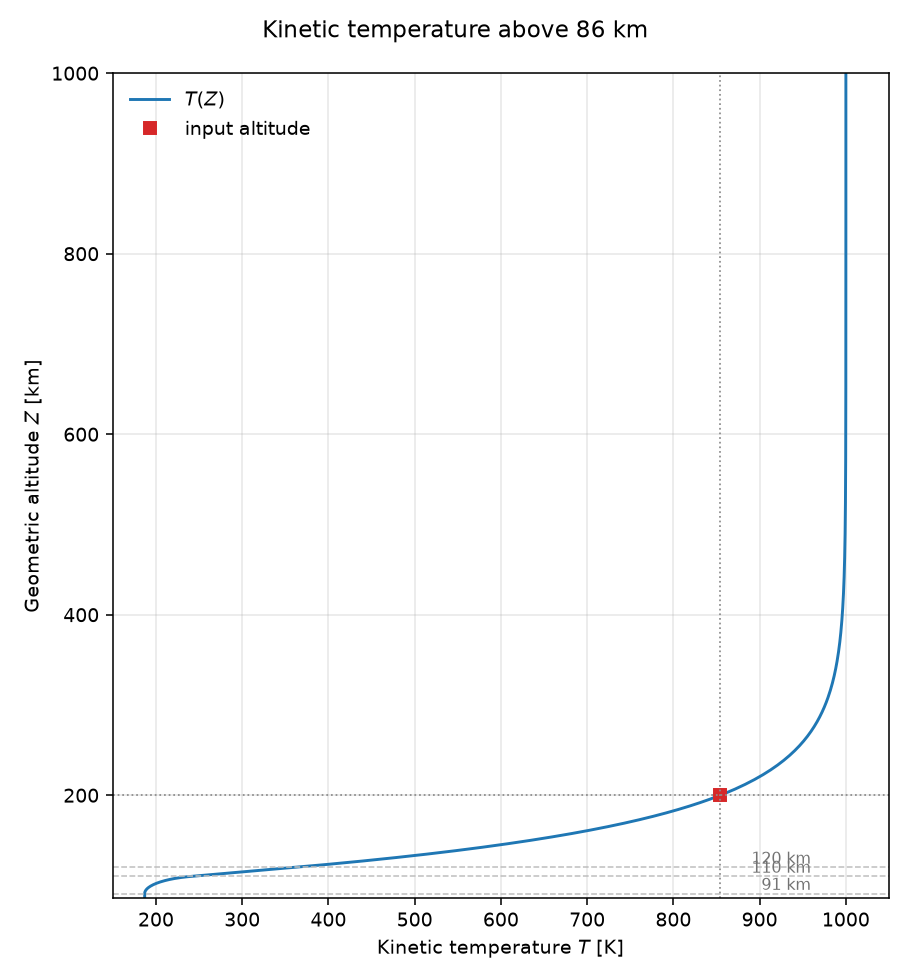

Source code (Python):
#!/usr/bin/env python3
"""1976 kinetic temperature above 86 km geometric.

Four-segment profile from formulas.md (Atmosphere): isothermal mesopause,
mesosphere ellipse, linear thermosphere ramp, and Bates exospheric layer.
Does not print pressure or density.
"""

from __future__ import annotations

import argparse
import math
import sys
import tempfile
from pathlib import Path

# 1976 U.S. Standard Atmosphere constants (formulas.md, Atmosphere).
R0 = 6.356766e6
Z_MIN = 86000.0
Z_MAX = 1000000.0

Z7 = 86000.0
Z8 = 91000.0
Z9 = 110000.0
Z10 = 120000.0

T7 = 186.8673
T9 = 240.0
T10 = 360.0
TINF = 1000.0

# Linear kinetic-temperature gradient on 110-120 km, K/m.
LK9 = 12.0 / 1000.0

# Ellipse constants; a stored in metres (formulas.md uses -19.9429 km).
TC = 263.1905
A_ELLIPSE = -76.3232
A_SEMI = -19.9429 * 1000.0

# Bates inverse length: LK9 / (TINF - T10) = 0.01875 / km = 1.875e-5 / m.
LAMBDA = LK9 / (TINF - T10)

PLOT_TITLE = "Kinetic temperature above 86 km"
N_CURVE = 600
CHECK_TOL = 1e-9

SKILL_DIR = Path(__file__).resolve().parent

ASSUMPTIONS = (
    "1976 U.S. Standard Atmosphere kinetic-temperature profile at geometric "
    "altitude Z from 86000 m through 1000000 m; four continuous segments with "
    "continuous first derivative; mesopause isothermal T7 = 186.8673 K from "
    "86 to 91 km (kinetic_temperature_linear with LKb = 0); "
    "mesosphere_ellipse_temperature from 91 to 110 km with Tc = 263.1905 K, "
    "A = -76.3232 K, a = -19942.9 m, Z8 = 91000 m; kinetic_temperature_linear "
    "from 110 to 120 km with Tb = 240 K and LKb = 0.012 K/m; "
    "exospheric_temperature from 120 to 1000 km with Tinf = 1000 K (mean solar "
    "activity), Tb = 360 K, reduced_geopotential xi, and lam = 1.875e-5 1/m; "
    "r0 = 6356766 m; pressure and density are omitted (they need species "
    "number densities above 86 km); not the NASA Glenn three-zone fit; "
    "not the hydrostatic molecular-scale layers below 86 km"
)

SEGMENT_MESOPAUSE = "mesopause"
SEGMENT_ELLIPSE = "mesosphere_ellipse"
SEGMENT_LINEAR = "thermosphere_linear"
SEGMENT_EXOSPHERE = "exosphere"


def print_kv(key: str, value: object) -> None:
    if isinstance(value, float):
        text = f"{value:.8g}"
    else:
        text = str(value)
    print(f"{key}: {text}")


def close(actual: float, expected: float, tol: float = CHECK_TOL) -> bool:
    scale = max(abs(expected), 1.0)
    return abs(actual - expected) <= tol * scale


def require_altitude(value: float, flag: str) -> float:
    if not math.isfinite(value) or value < Z_MIN or value > Z_MAX:
        raise ValueError(
            f"{flag} must be from 86000 to 1000000 m geometric; "
            "the kinetic-temperature segments run from 86 km through 1000 km"
        )
    return value


def segment_name(z_m: float) -> str:
    if z_m >= Z10:
        return SEGMENT_EXOSPHERE
    if z_m >= Z9:
        return SEGMENT_LINEAR
    if z_m >= Z8:
        return SEGMENT_ELLIPSE
    return SEGMENT_MESOPAUSE


def reduced_geopotential(z_m: float, zb_m: float) -> float:
    """reduced_geopotential: xi = (Z - Zb)*(r0 + Zb)/(r0 + Z)."""
    return (z_m - zb_m) * (R0 + zb_m) / (R0 + z_m)


def kinetic_temperature_linear(tb: float, lkb: float, z_m: float, zb_m: float) -> float:
    """kinetic_temperature_linear: T = Tb + LKb*(Z - Zb)."""
    return tb + lkb * (z_m - zb_m)


def mesosphere_ellipse_temperature(z_m: float) -> float:
    """mesosphere_ellipse_temperature on 91-110 km."""
    ratio = (z_m - Z8) / A_SEMI
    inside = 1.0 - ratio * ratio
    if inside < 0.0:
        # Roundoff only; the published ellipse stays non-negative on [Z8, Z9].
        inside = 0.0
    return TC + A_ELLIPSE * math.sqrt(inside)


def exospheric_temperature(z_m: float) -> float:
    """exospheric_temperature from reduced_geopotential above Z10."""
    xi = reduced_geopotential(z_m, Z10)
    return TINF - (TINF - T10) * math.exp(-LAMBDA * xi)


def kinetic_temperature(z_m: float) -> float:
    """Kinetic temperature on the four-segment 1976 profile."""
    name = segment_name(z_m)
    if name == SEGMENT_MESOPAUSE:
        return kinetic_temperature_linear(T7, 0.0, z_m, Z7)
    if name == SEGMENT_ELLIPSE:
        return mesosphere_ellipse_temperature(z_m)
    if name == SEGMENT_LINEAR:
        return kinetic_temperature_linear(T9, LK9, z_m, Z9)
    return exospheric_temperature(z_m)


def atmosphere(z_m: float) -> dict[str, float | str]:
    temp = kinetic_temperature(z_m)
    if not math.isfinite(temp) or temp <= 0.0:
        raise ValueError("kinetic temperature is not positive")
    return {
        "Z": z_m,
        "T": temp,
        "segment": segment_name(z_m),
    }


def emit(state: dict[str, float | str], graph: Path | None) -> None:
    print_kv("assumptions", ASSUMPTIONS)
    print_kv("model", "1976 U.S. Standard Atmosphere kinetic temperature")
    print_kv("Z_m", state["Z"])
    print_kv("T_K", state["T"])
    print_kv("segment", state["segment"])
    if graph is not None:
        print_kv("graph", str(graph))


def profile_grid() -> list[float]:
    """Geometric altitudes spanning 86-1000 km, denser below 200 km."""
    points: list[float] = []
    for i in range(N_CURVE):
        # Piecewise-linear mapping: half the samples below 200 km.
        frac = i / (N_CURVE - 1)
        if frac <= 0.5:
            local = frac / 0.5
            z_m = Z_MIN + local * (200000.0 - Z_MIN)
        else:
            local = (frac - 0.5) / 0.5
            z_m = 200000.0 + local * (Z_MAX - 200000.0)
        points.append(z_m)
    if points[0] != Z_MIN:
        points[0] = Z_MIN
    if points[-1] != Z_MAX:
        points[-1] = Z_MAX
    # Exact breakpoints so the curve hits the published joins.
    for zb in (Z7, Z8, Z9, Z10):
        if zb not in points:
            points.append(zb)
    points.sort()
    return points


def write_plot(state: dict[str, float | str], out_path: Path) -> None:
    import matplotlib.pyplot as plt

    z_grid = profile_grid()
    t_grid = [kinetic_temperature(z) for z in z_grid]
    z_km = [z / 1000.0 for z in z_grid]
    z_user = float(state["Z"]) / 1000.0
    t_user = float(state["T"])

    fig, ax = plt.subplots(1, 1, figsize=(6.5, 7.0))
    ax.plot(t_grid, z_km, color="C0", label=r"$T(Z)$")
    for zb_km, label in (
        (Z8 / 1000.0, "91 km"),
        (Z9 / 1000.0, "110 km"),
        (Z10 / 1000.0, "120 km"),
    ):
        ax.axhline(zb_km, color="0.75", linestyle="--", linewidth=0.8)
        ax.text(
            TINF - 40.0,
            zb_km,
            label,
            va="bottom",
            ha="right",
            fontsize=8,
            color="0.45",
        )
    ax.plot(t_user, z_user, "s", color="C3", label="input altitude")
    ax.axhline(z_user, color="0.55", linestyle=":", linewidth=0.9)
    ax.axvline(t_user, color="0.55", linestyle=":", linewidth=0.9)
    ax.set_xlabel(r"Kinetic temperature $T$ [K]")
    ax.set_ylabel(r"Geometric altitude $Z$ [km]")
    ax.set_xlim(150.0, 1050.0)
    ax.set_ylim(Z_MIN / 1000.0, Z_MAX / 1000.0)
    ax.legend(loc="upper left", frameon=False)
    ax.grid(True, alpha=0.3)
    fig.suptitle(PLOT_TITLE)
    fig.tight_layout()
    out_path.parent.mkdir(parents=True, exist_ok=True)
    fig.savefig(out_path, dpi=140)
    plt.close(fig)


def fail(message: str) -> int:
    print(f"CHECK FAIL: {message}", file=sys.stderr)
    return 1


def run_check() -> int:
    base = atmosphere(Z_MIN)
    if not close(float(base["T"]), T7):
        return fail(f"86 km temperature is {base['T']}, expected {T7}")
    if base["segment"] != SEGMENT_MESOPAUSE:
        return fail("86 km is not mesopause")

    mid_meso = atmosphere(88500.0)
    if not close(float(mid_meso["T"]), T7):
        return fail("mesopause is not isothermal")
    if mid_meso["segment"] != SEGMENT_MESOPAUSE:
        return fail("88.5 km is not mesopause")

    join8 = atmosphere(Z8)
    if not close(float(join8["T"]), T7):
        return fail(f"91 km temperature is {join8['T']}, expected {T7}")
    if join8["segment"] != SEGMENT_ELLIPSE:
        return fail("91 km is not mesosphere_ellipse")

    # Ellipse identity at layer base: Tc + A = T7.
    if not close(TC + A_ELLIPSE, T7):
        return fail("ellipse constants do not recover T7 at Z8")

    join9 = atmosphere(Z9)
    if not close(float(join9["T"]), T9, tol=1e-6):
        return fail(f"110 km temperature is {join9['T']}, expected {T9}")
    if join9["segment"] != SEGMENT_LINEAR:
        return fail("110 km is not thermosphere_linear")

    # Mid-ellipse continuity of first derivative is by construction in 1976;
    # check a published interior point stays between T7 and T9.
    mid_ell = atmosphere(100000.0)
    if not (T7 < float(mid_ell["T"]) < T9):
        return fail("100 km temperature left the ellipse bounds")
    if mid_ell["segment"] != SEGMENT_ELLIPSE:
        return fail("100 km is not mesosphere_ellipse")

    join10 = atmosphere(Z10)
    if not close(float(join10["T"]), T10):
        return fail(f"120 km temperature is {join10['T']}, expected {T10}")
    if join10["segment"] != SEGMENT_EXOSPHERE:
        return fail("120 km is not exosphere")

    # Linear ramp identity from formulas checks: one_hundred_twenty_km.
    ramp = kinetic_temperature_linear(T9, LK9, Z10, Z9)
    if not close(ramp, T10):
        return fail("linear ramp does not reach 360 K at 120 km")

    # Bates layer at Z10 is T10; as Z grows, T approaches TINF from below.
    high = atmosphere(500000.0)
    top = atmosphere(Z_MAX)
    if not (T10 < float(high["T"]) < float(top["T"]) < TINF):
        return fail("exosphere temperature did not rise toward Tinf")
    if high["segment"] != SEGMENT_EXOSPHERE or top["segment"] != SEGMENT_EXOSPHERE:
        return fail("high altitudes are not exosphere")
    if abs(float(top["T"]) - TINF) > 1.0:
        return fail(f"1000 km temperature {top['T']} is not near Tinf")

    # Continuity of first derivative at 120 km: linear slope equals Bates slope.
    # dT/dZ linear = LK9. Bates: dT/dZ = (Tinf-T10)*lam*dxi/dZ at xi=0.
    # dxi/dZ at Z10 = (r0+Z10)/(r0+Z10) = 1, so dT/dZ = (Tinf-T10)*lam = LK9.
    if not close((TINF - T10) * LAMBDA, LK9):
        return fail("Bates lambda does not match LK9 continuity")

    try:
        require_altitude(Z_MIN - 1.0, "--alt")
        return fail("altitude below 86 km was accepted")
    except ValueError:
        pass
    try:
        require_altitude(Z_MAX + 1.0, "--alt")
        return fail("altitude above 1000 km was accepted")
    except ValueError:
        pass

    class _Capture:
        def __init__(self) -> None:
            self.parts: list[str] = []

        def write(self, text: str) -> None:
            self.parts.append(text)

        def flush(self) -> None:
            return None

    def capture(argv: list[str]) -> tuple[int, str]:
        sink = _Capture()
        old_out = sys.stdout
        sys.stdout = sink
        try:
            code = main(argv)
        finally:
            sys.stdout = old_out
        return code, "".join(sink.parts)

    code, text = capture(["--alt", "86000"])
    if code != 0:
        return fail(f"86 km main returned {code}")
    for key in ("T_K: 186.8673", "segment: mesopause", "Z_m: 86000"):
        if key not in text:
            return fail(f"86 km stdout missing {key}")
    if "p_Pa" in text or "rho_kg_m3" in text:
        return fail("pressure or density was printed")
    if "graph:" in text:
        return fail("plot path printed without --out")

    code, text = capture(["--alt", "120000"])
    if code != 0 or "segment: exosphere" not in text or "T_K: 360" not in text:
        return fail("120 km stdout is wrong")

    with tempfile.TemporaryDirectory() as folder:
        path = Path(folder) / "check.png"
        code, text = capture(["--alt", "200000", "--out", str(path)])
        if code != 0:
            return fail(f"plot run returned {code}")
        if f"graph: {path}" not in text and f"graph: {path.resolve()}" not in text:
            # Accept either printed form of the path.
            if "graph:" not in text:
                return fail("plot run did not print graph")
        if not path.is_file() or path.stat().st_size < 1000:
            return fail("check plot was not written")
        if atmosphere(200000.0)["segment"] != SEGMENT_EXOSPHERE:
            return fail("200 km is not exosphere")

    err = sys.stderr
    sys.stderr = _Capture()
    try:
        missing = main([])
    finally:
        sys.stderr = err
    if missing != 2:
        return fail("missing altitude was accepted")

    print("check: pass")
    print_kv("T_K_86km", base["T"])
    print_kv("T_K_110km", join9["T"])
    print_kv("T_K_120km", join10["T"])
    print_kv("T_K_1000km", top["T"])
    return 0


def parse_args(argv: list[str] | None = None) -> argparse.Namespace:
    parser = argparse.ArgumentParser(
        description=(
            "1976 kinetic temperature at a geometric altitude from 86 km "
            "through 1000 km."
        )
    )
    parser.add_argument("--alt", type=float, default=None, help="geometric altitude [m]")
    parser.add_argument(
        "--out",
        type=Path,
        default=None,
        help="optional PNG path for temperature versus altitude",
    )
    parser.add_argument("--check", action="store_true", help="run built-in consistency checks")
    return parser.parse_args(argv)


def main(argv: list[str] | None = None) -> int:
    args = parse_args(argv)
    if args.check:
        return run_check()
    if args.alt is None:
        print("error: requires --alt", file=sys.stderr)
        return 2
    try:
        state = atmosphere(require_altitude(args.alt, "--alt"))
    except ValueError as exc:
        print(f"error: {exc}", file=sys.stderr)
        return 2

    graph: Path | None = None
    if args.out is not None:
        out_path = args.out
        try:
            write_plot(state, out_path)
        except Exception as exc:
            print(f"error: {exc}", file=sys.stderr)
            return 2
        graph = out_path

    emit(state, graph)
    return 0


if __name__ == "__main__":
    sys.exit(main())
